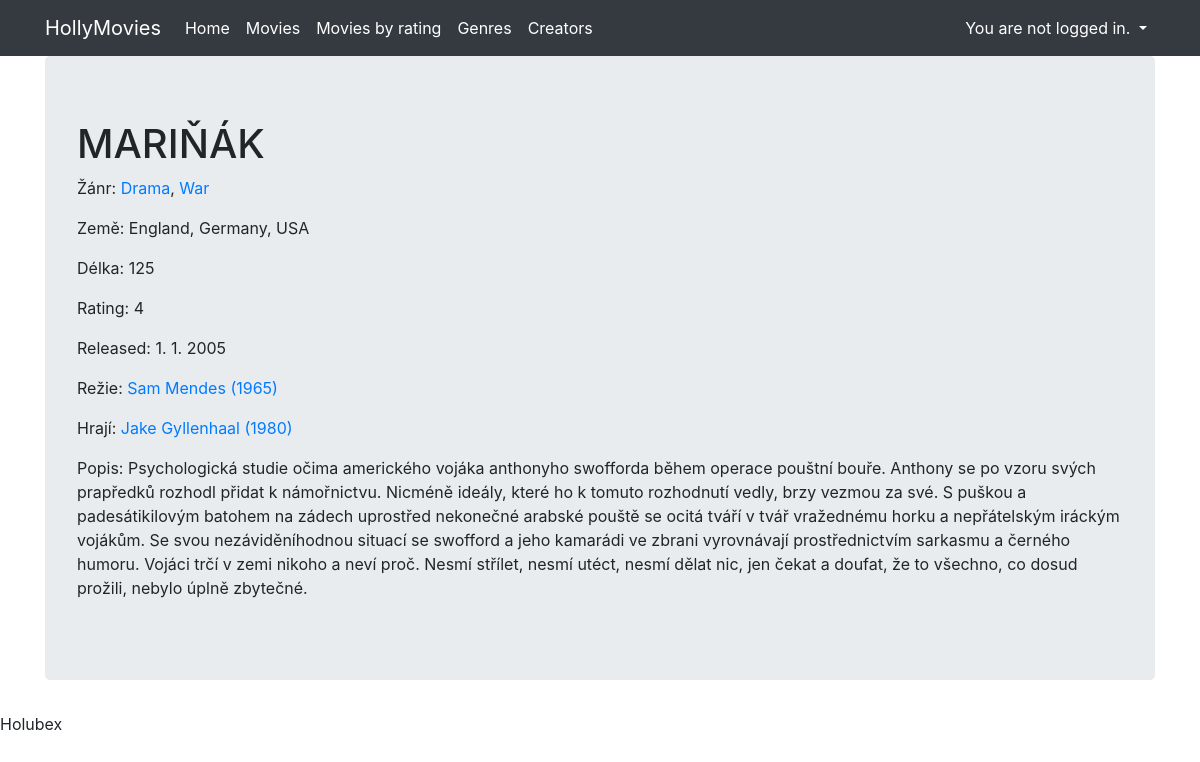
Page /movie/9/ on the committed database.
### viewer/models.py (models this page shows, shortened)
class Movie(Model):
    title = CharField(max_length=64)
    title_cz = CharField(max_length=64, blank=True)
    genres = ManyToManyField(Genre, blank=True, related_name='movies')
    countries = ManyToManyField(Country, blank=True, related_name='movies')
    directors = ManyToManyField(Creator, blank=True, related_name='directed_movies')
    actors = ManyToManyField(Creator, blank=True, related_name='acting_in_movies')
    rating = IntegerField()
    released = DateField()
    length = IntegerField(null=True, blank=True)
    description = TextField(null=True)
    clicked = IntegerField(default=0)
    created = DateTimeField(auto_now_add=True)
    class Meta:
        ordering = ['title', 'released']

class Genre(Model):
    name = CharField(max_length=20)
    class Meta:
        ordering = ['name']
    def __str__(self):
        return self.name

class Country(Model):
    name = CharField(max_length=64)
    class Meta:
        ordering = ['name']
        verbose_name_plural = 'Countries'
    def __str__(self):
        return self.name

class Creator(Model):
    name = CharField(max_length=32)
    surname = CharField(max_length=32, blank=True)
    birth_date = DateField(null=True, blank=True)
    death_date = DateField(null=True, blank=True)
    birth_place = CharField(max_length=64, null=True, blank=True)
    country = ForeignKey(Country, null=True, blank=True, on_delete=DO_NOTHING)
    sex = CharField(max_length=10, choices=Sex.choices, null=True, blank=True)
    biography = TextField(null=True, blank=True)
    class Meta:
        ordering = ['surname', 'name', 'birth_date']
    def __str__(self):
        return f"{self.name} {self.surname} ({self.birth_date.year})"

### viewer/views.py (the view)
# urls.py: path('movie/<pk>/', movie, name='movie'),
def movie(request, pk):
    if Movie.objects.filter(id=pk).exists():  # otestujeme, zda film existuje
        result = Movie.objects.get(id=pk)
        result.clicked += 1
        result.save()
        return render(request, 'movie.html', {'title': result.title, 'movie': result})
    result = Movie.objects.all().order_by('title')
    return render(request,
                  'movies.html',
                  {'title': 'Movies', 'movies': result})

### viewer/templates/movie.html (shortened to what this page needs)
{% extends "base.html" %}
{% block content %}
<div class="movie-details">
    <h1>{{ movie.title|upper }}</h1>
    <p>Žánr:
        {% for genre in movie.genres.all %}
            <a href="{% url 'genre' genre.id %}">{{ genre }}</a>{% if not forloop.last %},{% endif %}
        {% empty %}
            No genre.
        {% endfor %}
    </p>
    <p>Země:
        {% for country in movie.countries.all %}
            {{ country }}{% if not forloop.last %},{% endif %}
        {% empty %}
            No country.
        {% endfor %}
    </p>
    <p>Délka: {{ movie.length }}</p>
    <p>Rating: {{ movie.rating }}</p>
    <p>Released: {{ movie.released|date:"j. n. Y" }}</p>
    <p>Režie:
        {% for director in movie.directors.all %}
        <a href="{% url 'creator' director.id %}">{{ director }}</a>{% if not forloop.last %},{% endif %}
        {% empty %}
            No director.
        {% endfor %}
    </p>
    <p>Hrají:
        {% for actor in movie.actors.all %}
            <a href="{% url 'creator' actor.id %}">{{ actor }}</a>{% if not forloop.last %},{% endif %}
        {% empty %}
            No actor.
        {% endfor %}
    </p>
    <p>Popis: {{ movie.description }}</p>
</div>
{% endblock %}

### rows in the picture
Movie: title "MARIŇÁK", length "125", rating "4", released "1. 1. 2005", description "Psychologická studie očima amerického vojáka anthonyho swofforda během operace pouštní bouře. Anthony se po vzoru svých prapředků rozhodl přidat k námořnictvu. Nicméně ideály, které ho k tomuto rozhodnutí vedly, brzy vezmou za své. S puškou a padesátikilovým batohem na zádech uprostřed nekonečné arabské pouště se ocitá tváří v tvář vražednému horku a nepřátelským iráckým vojákům. Se svou nezáviděníhodnou situací se swofford a jeho kamarádi ve zbrani vyrovnávají prostřednictvím sarkasmu a černého humoru. Vojáci trčí v zemi nikoho a neví proč. Nesmí střílet, nesmí utéct, nesmí dělat nic, jen čekat a doufat, že to všechno, co dosud prožili, nebylo úplně zbytečné."
Genre: name "Drama"
Genre: name "War"
Country: name "England"
Country: name "Germany"
Country: name "USA"
Creator: name+surname+birth_date "Sam Mendes (1965)"
Creator: name+surname+birth_date "Jake Gyllenhaal (1980)"
